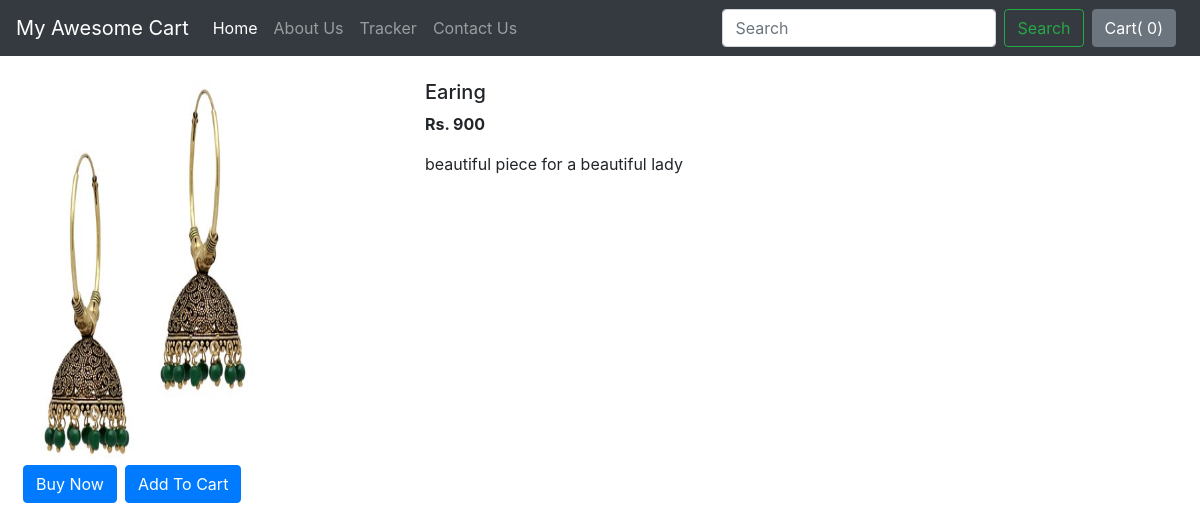
The page /shop/products/8 on the database its author committed.
### shop/models.py (models this page shows)
class Product(models.Model):
    product_id=models.AutoField
    product_name=models.TextField(max_length=50)
    category=models.CharField( max_length=50,default="")
    subcategory=models.CharField( max_length=50, default="")
    price=models.IntegerField(default=0)
    desc=models.TextField(max_length=300)
    pub_Date=models.DateField()
    image=models.ImageField(upload_to="shop/images",default="")
    def __str__(self):
       return self.product_name

### shop/views.py (the view)
# urls.py: path("products/<int:myid>",views.productView,name="ProductView"),
def productView(request,myid):
    product=Product.objects.filter(id=myid)
    print(product)
    return render(request,'shop/prodView.html',{'product': product[0]})

### shop/templates/shop/prodView.html (shortened to what this page needs)
{% extends 'shop/basic.html' %}
{% block body %}
<div class="container my-4">
 <div class="row">
   <div class="col-md-4">
   <div class="row">
        <img src="/media/{{product.image}}" width="233px" height="385px">
        <div class="row">
        <button class="btn btn-primary mx-2">Buy Now</button>
        <button class="btn btn-primary">Add To Cart</button>
        </div>
   </div>
   </div>
   <div class="col-md-8">
       <h5> {{product.product_name}}</h5>
       <p><b>Rs. {{product.price}} </b></p>
        <p>{{product.desc}}</p>
   </div>
   </div>
</div>
{% endblock  %}

### rows shown on the page
Product: image (picture), product_name "Earing", price "900", desc "beautiful piece for a beautiful lady"
